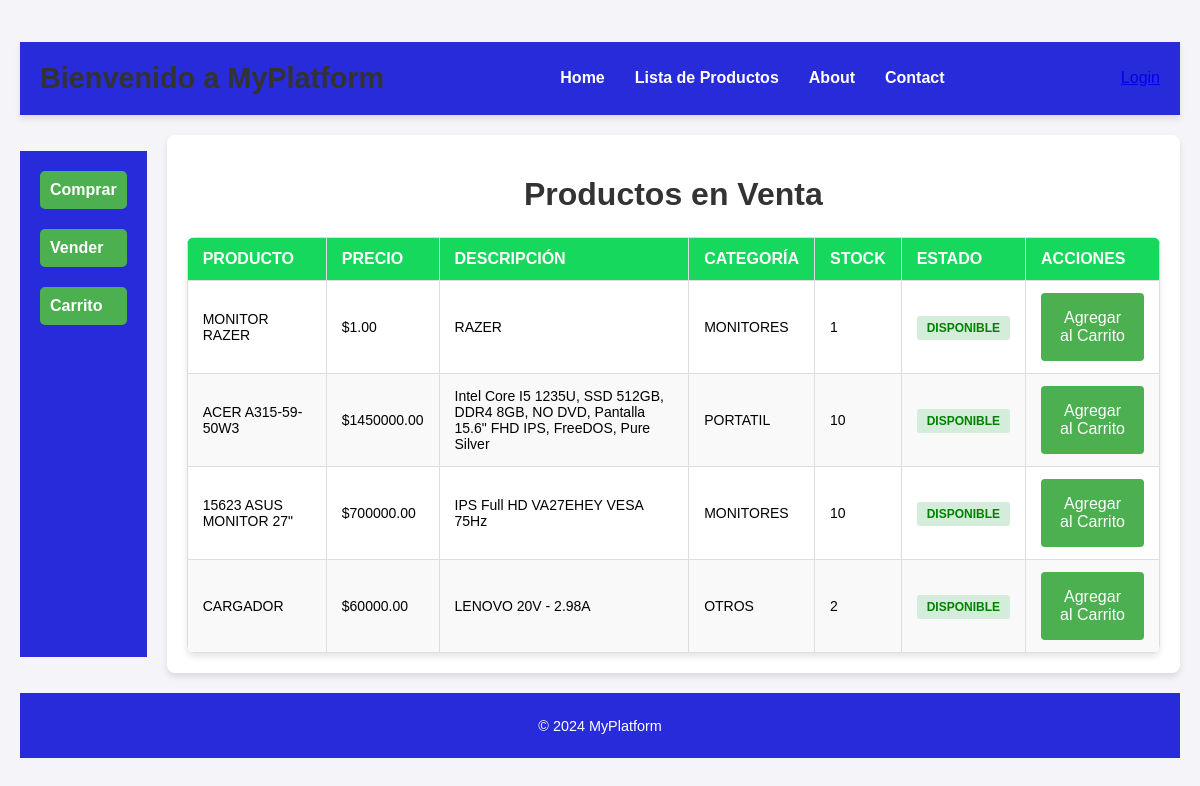
Page /products/products/ on the committed database.
### products/models.py (models this page shows, shortened)
class Product(models.Model):
    id = models.BigAutoField(primary_key=True)
    name = models.CharField(max_length=255)
    description = models.TextField()
    price = models.DecimalField(max_digits=10, decimal_places=2)
    stock = models.IntegerField(default=0)  # Indica la cantidad en inventario
    category = models.ForeignKey('Category', on_delete=models.SET_NULL, null=True, blank=True)
    seller = models.ForeignKey(settings.AUTH_USER_MODEL, related_name='products_for_sale', on_delete=models.CASCADE)
    is_sold = models.BooleanField(default=False)  # Indica si el producto está vendido
    is_available = models.BooleanField(default=True)  # Nuevo campo para indicar disponibilidad
    @property
    def is_available(self):
        return self.stock > 0

class Category(models.Model):
    name = models.CharField(max_length=100)
    description = models.TextField(blank=True, null=True)

### purchases/views.py (the view)
# urls.py: path('products/', views.available_products, name='available_products'),
def available_products(request):
    products = Product.objects.all()
    return render(request, 'purchases/buy.html', {'products': products})

### purchases/templates/purchases/buy.html (shortened to what this page needs)
{% extends 'home.html' %}
{% block content %}
    <h1>Productos en Venta</h1>
    <table class="product-table">
        <thead>
            <tr>
                <th>Producto</th>
                <th>Precio</th>
                <th>Descripción</th>
                <th>Categoría</th>
                <th>Stock</th>
                <th>Estado</th>
                <th>Acciones</th>
            </tr>
        </thead>
        <tbody>
            {% for product in products %}
                <tr>
                    <td>{{ product.name }}</td>
                    <td>${{ product.price }}</td>
                    <td>{{ product.description }}</td>
                    <td>{{ product.category.name }}</td>
                    <td>{{ product.stock }}</td>
                    <td>
                        {% if product.is_available %}
                            <span class="status available">Disponible</span>
                        {% else %}
                            <span class="status out-of-stock">Agotado</span>
                        {% endif %}
                    </td>
                    <td>
                        {% if product.is_available %}
                            <form method="post" action="{% url 'add_to_cart' product.id %}">
                                <button type="submit">Agregar al Carrito</button>
                            </form>
                        {% else %}
                            <button disabled>Agotado</button>
                        {% endif %}
                    </td>
                </tr>
            {% endfor %}
        </tbody>
    </table>
{% endblock %}

### static/css/home.css (style rules this page uses)
body { background-color: #f4f4f9; font-family: Arial, sans-serif; margin: 0; padding: 0; }

### static/css/product_list.css (style rules this page uses)
.product-table { width: 100%; border-collapse: collapse; margin-top: 20px; box-shadow: 0 4px 6px rgba(0, 0, 0, 0.1); background-color: white; border-radius: 8px; overflow: hidden; }
.product-table th, .product-table td { padding: 12px 15px; border: 1px solid #ddd; text-align: left; }
.product-table th { background-color: #4CAF50; color: white; font-weight: bold; text-transform: uppercase; }
.product-table tr:nth-child(even) { background-color: #f9f9f9; }
.product-table td { vertical-align: middle; font-size: 14px; }
.status { padding: 5px 10px; border-radius: 3px; font-weight: bold; text-align: center; text-transform: uppercase; font-size: 12px; }
.status.available { color: green; background-color: #d4edda; }
button { padding: 10px 15px; font-size: 14px; cursor: pointer; border: none; background-color: #007bff; color: white; border-radius: 5px; transition: background-color 0.3s ease; }

### static/css/buy.css (style rules this page uses)
.status.available { color: green; font-weight: bold; }
.product-table { width: 100%; border-collapse: collapse; margin-top: 20px; box-shadow: 0 4px 6px rgba(0, 0, 0, 0.1); background-color: rgb(255, 255, 255); border-radius: 8px; overflow: hidden; }
.product-table th, .product-table td { padding: 12px 15px; border: 1px solid #dddddd; text-align: left; }
.product-table th { background-color: #16d85d; font-weight: bold; }
.product-table tr:nth-child(even) { background-color: #f9f9f9; }
.product-table td { vertical-align: middle; }
.status { padding: 5px 10px; border-radius: 3px; font-weight: bold; }
.status.available { color: green; background-color: #d4edda; }
button { padding: 10px 15px; font-size: 14px; cursor: pointer; border: none; background-color: #007bff; color: white; border-radius: 5px; }

### static/css/login.css (style rules this page uses)
body { font-family: Arial, sans-serif; background-color: #f0f0f0; margin: 0; padding: 0; display: flex; justify-content: center; align-items: center; height: 100vh; }
h1 { color: #333; margin-bottom: 20px; }

### static/css/sell_products.css (style rules this page uses)
body { font-family: Arial, sans-serif; background-color: #f4f4f9; margin: 0; padding: 0; display: flex; justify-content: center; align-items: center; min-height: 100vh; }
h1 { text-align: center; font-size: 2rem; color: #333; margin-bottom: 1.5rem; }
button { background-color: #4CAF50; color: white; padding: 1rem; border: none; border-radius: 4px; font-size: 1rem; width: 100%; cursor: pointer; transition: background-color 0.3s; }
.status { margin: 1rem 0; font-weight: bold; }
.available { color: #4CAF50; }

### rows in the picture
Product: name "MONITOR RAZER", price "1.00", description "RAZER", category.name "MONITORES", stock "1", shows "DISPONIBLE", shows "Agregar al Carrito"
Product: name "ACER A315-59-50W3", price "1450000.00", description "Intel Core I5 1235U, SSD 512GB, DDR4 8GB, NO DVD, Pantalla 15.6\" FHD IPS, FreeDOS, Pure Silver", category.name "PORTATIL", stock "10", shows "DISPONIBLE", shows "Agregar al Carrito"
Product: name "15623 ASUS MONITOR 27\"", price "700000.00", description "IPS Full HD VA27EHEY VESA 75Hz", category.name "MONITORES", stock "10", shows "DISPONIBLE", shows "Agregar al Carrito"
Product: name "CARGADOR", price "60000.00", description "LENOVO 20V - 2.98A", category.name "OTROS", stock "2", shows "DISPONIBLE", shows "Agregar al Carrito"
